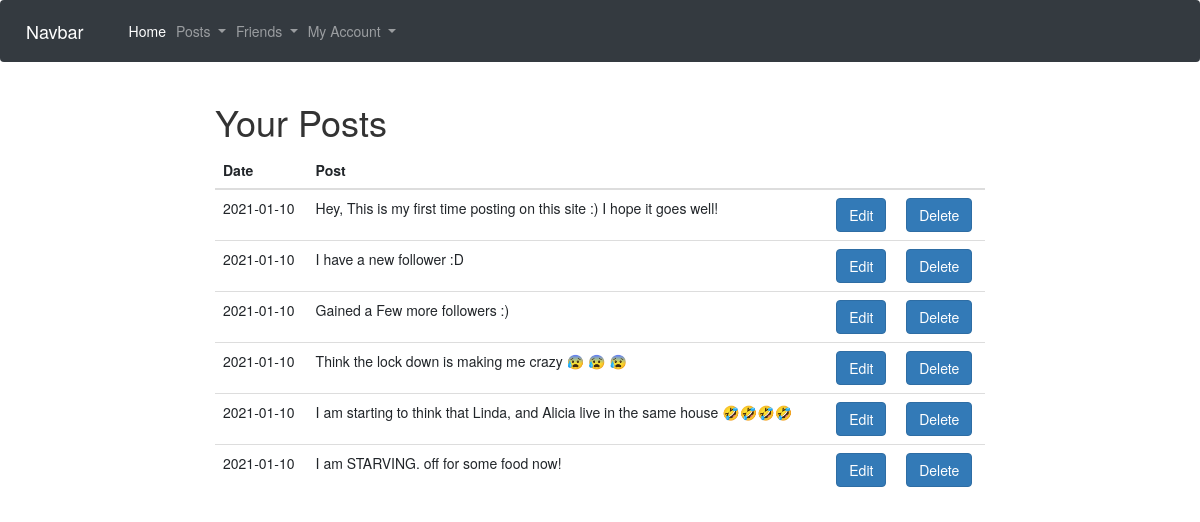
/myposts (signed in), run on an earlier commit of the app's database.
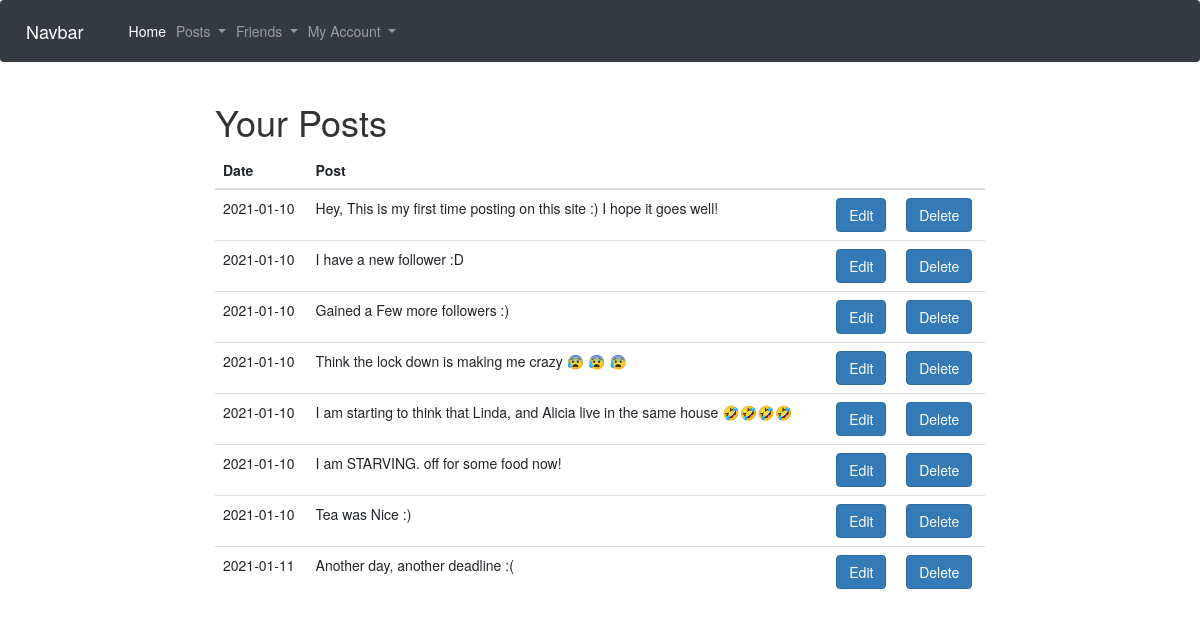
And on a later commit of the database.
### app/models.py (models this page shows)
class Post(db.Model):
    id = db.Column(db.Integer, primary_key=True)
    content = db.Column(db.String(500))
    date = db.Column(db.Date, index=True, default=date.today())
    author_id = db.Column(db.Integer, db.ForeignKey('user.id'))

### app/views.py (the view)
@app.route('/myposts', methods=['GET', 'POST'])
@login_required
def myposts():
    posts = Post.query.filter_by(author_id=current_user.id)
    return render_template('myposts.html', title="My Posts", posts=posts)

### app/models.py (called while the page is built)
@login.user_loader
def load_user(id):
    return User.query.get(int(id))

### app/templates/myposts.html
{% extends "base.html" %}
{% block content %}
<h1>Your Posts</h1>
<table class="table">
    <thead>
      <tr>
        <th>Date</th>
        <th>Post</th>
        <th></th>
        <th></th>
      </tr>
    </thead>
    <tbody>
    {% for post in posts %}
    <tr>
      <td>{{post.date}}</td>
      <td>{{post.content}}</td>
      <td><a href="/edit_post/{{post.id}}"><button type="button" class="btn btn-primary">Edit</button></a></td>
      <td><a href="/delete_post/{{post.id}}"><button type="button" class="btn btn-primary">Delete</button></a></td>
    </tr>
    {% endfor %}
  </tbody>
</table>
{% endblock %}

### app/templates/base.html (shortened to what this page needs)
<!DOCTYPE html>
<html lang=en>
  <head>
    <link rel="stylesheet" href="https://stackpath.bootstrapcdn.com/bootstrap/4.2.1/css/bootstrap.min.css">
    <link rel="stylesheet" href="https://maxcdn.bootstrapcdn.com/bootstrap/3.4.1/css/bootstrap.min.css">
    <link rel="stylesheet" href="/static/style.css">
  </head>
  <body>
    <nav class="navbar navbar-expand-lg navbar-dark bg-dark">
        <a class="navbar-brand" href="#">Navbar</a>
        <div class="collapse navbar-collapse" id="navbarSupportedContent">
          <ul class="navbar-nav mr-auto">
            <li class="nav-item active">
              <a class="nav-link" href="/">Home <span class="sr-only">(current)</span></a>
            </li>
            <li class="nav-item dropdown">
                <a class="nav-link dropdown-toggle" href="#" id="navbarDropdown" role="button" data-toggle="dropdown" aria-haspopup="true" aria-expanded="false">
                  Posts
                </a>
            </li>
            <li class="nav-item dropdown">
                <a class="nav-link dropdown-toggle" href="#" id="navbarDropdown" role="button" data-toggle="dropdown" aria-haspopup="true" aria-expanded="false">
                  Friends
                </a>
            </li>
            <li class="nav-item dropdown">
              <a class="nav-link dropdown-toggle" href="#" id="navbarDropdown" role="button" data-toggle="dropdown" aria-haspopup="true" aria-expanded="false">
                My Account
              </a>
            </li>
        </div>
      </nav>
    <div class="container-fluid">
      <div class="row">
          <div class="col-lg-8">
            {% block content %}{% endblock %}
          </div>
        </div>
      </div>
  </body>
</html>

### app/static/style.css (style rules this page uses)
.col-lg-8 { min-height: 800px; margin: auto; }

What changed in the data, as far as the page shows it:
added Post: date "2021-01-10", content "Tea was Nice :)"
added Post: date "2021-01-11", content "Another day, another deadline :("
